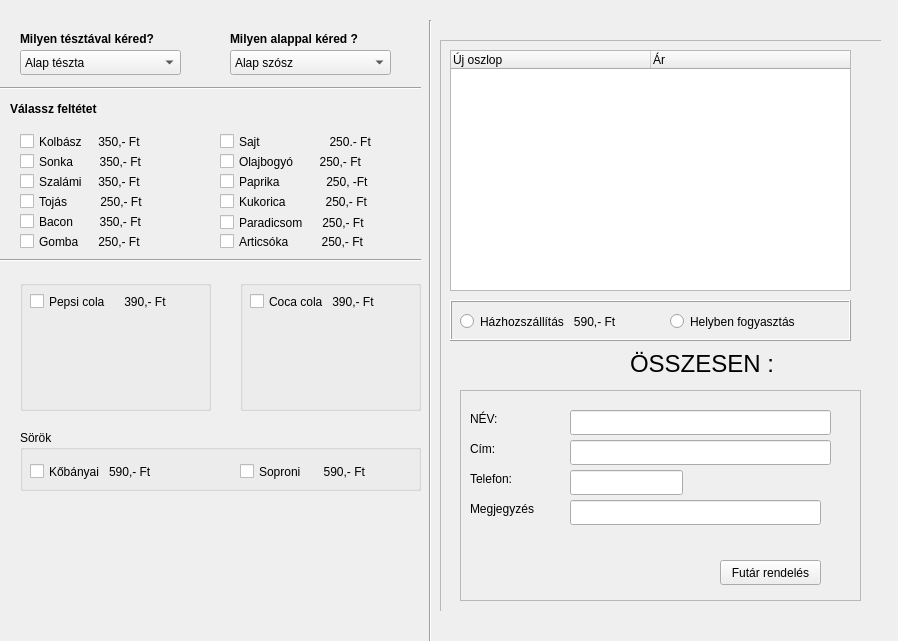
<?xml version="1.0" encoding="UTF-8"?>
<ui version="4.0">
 <class>PIZZA</class>
 <widget class="QWidget" name="PIZZA">
  <property name="geometry">
   <rect>
    <x>0</x>
    <y>0</y>
    <width>898</width>
    <height>641</height>
   </rect>
  </property>
  <property name="windowTitle">
   <string>Form</string>
  </property>
  <widget class="QLabel" name="label_teszta">
   <property name="geometry">
    <rect>
     <x>20</x>
     <y>30</y>
     <width>181</width>
     <height>17</height>
    </rect>
   </property>
   <property name="font">
    <font>
     <weight>75</weight>
     <bold>true</bold>
    </font>
   </property>
   <property name="text">
    <string>Milyen tésztával kéred?</string>
   </property>
  </widget>
  <widget class="QComboBox" name="comboBox">
   <property name="geometry">
    <rect>
     <x>20</x>
     <y>50</y>
     <width>161</width>
     <height>25</height>
    </rect>
   </property>
   <item>
    <property name="text">
     <string>Alap tészta</string>
    </property>
   </item>
   <item>
    <property name="text">
     <string>Vékony tészta</string>
    </property>
   </item>
   <item>
    <property name="text">
     <string>Vastag tészta</string>
    </property>
   </item>
   <item>
    <property name="text">
     <string>Sajt szélű tészta</string>
    </property>
   </item>
   <item>
    <property name="text">
     <string>Bacon szélű tészta</string>
    </property>
   </item>
  </widget>
  <widget class="QLabel" name="label_alap">
   <property name="geometry">
    <rect>
     <x>230</x>
     <y>30</y>
     <width>181</width>
     <height>17</height>
    </rect>
   </property>
   <property name="font">
    <font>
     <weight>75</weight>
     <bold>true</bold>
    </font>
   </property>
   <property name="text">
    <string>Milyen alappal kéred ?</string>
   </property>
  </widget>
  <widget class="QComboBox" name="comboBox_2">
   <property name="geometry">
    <rect>
     <x>230</x>
     <y>50</y>
     <width>161</width>
     <height>25</height>
    </rect>
   </property>
   <item>
    <property name="text">
     <string>Alap szósz</string>
    </property>
   </item>
   <item>
    <property name="text">
     <string>Paradicsomos alap</string>
    </property>
   </item>
   <item>
    <property name="text">
     <string>Tejszínes alap</string>
    </property>
   </item>
   <item>
    <property name="text">
     <string>Csípős alap</string>
    </property>
   </item>
  </widget>
  <widget class="Line" name="line">
   <property name="geometry">
    <rect>
     <x>0</x>
     <y>80</y>
     <width>421</width>
     <height>16</height>
    </rect>
   </property>
   <property name="orientation">
    <enum>Qt::Horizontal</enum>
   </property>
  </widget>
  <widget class="Line" name="line_2">
   <property name="geometry">
    <rect>
     <x>420</x>
     <y>20</y>
     <width>20</width>
     <height>631</height>
    </rect>
   </property>
   <property name="orientation">
    <enum>Qt::Vertical</enum>
   </property>
  </widget>
  <widget class="QLabel" name="label_teszta_2">
   <property name="geometry">
    <rect>
     <x>10</x>
     <y>100</y>
     <width>181</width>
     <height>17</height>
    </rect>
   </property>
   <property name="font">
    <font>
     <weight>75</weight>
     <bold>true</bold>
    </font>
   </property>
   <property name="text">
    <string>Válassz feltétet</string>
   </property>
  </widget>
  <widget class="QCheckBox" name="checkBox">
   <property name="geometry">
    <rect>
     <x>20</x>
     <y>130</y>
     <width>151</width>
     <height>23</height>
    </rect>
   </property>
   <property name="text">
    <string>Kolbász     350,- Ft</string>
   </property>
  </widget>
  <widget class="QCheckBox" name="checkBox_2">
   <property name="geometry">
    <rect>
     <x>20</x>
     <y>150</y>
     <width>141</width>
     <height>23</height>
    </rect>
   </property>
   <property name="text">
    <string>Sonka        350,- Ft</string>
   </property>
  </widget>
  <widget class="QCheckBox" name="checkBox_3">
   <property name="geometry">
    <rect>
     <x>20</x>
     <y>170</y>
     <width>141</width>
     <height>23</height>
    </rect>
   </property>
   <property name="text">
    <string>Szalámi     350,- Ft</string>
   </property>
  </widget>
  <widget class="QCheckBox" name="checkBox_4">
   <property name="geometry">
    <rect>
     <x>20</x>
     <y>190</y>
     <width>141</width>
     <height>23</height>
    </rect>
   </property>
   <property name="text">
    <string>Tojás          250,- Ft</string>
   </property>
  </widget>
  <widget class="QCheckBox" name="checkBox_5">
   <property name="geometry">
    <rect>
     <x>220</x>
     <y>230</y>
     <width>181</width>
     <height>23</height>
    </rect>
   </property>
   <property name="text">
    <string>Articsóka          250,- Ft</string>
   </property>
  </widget>
  <widget class="QCheckBox" name="checkBox_6">
   <property name="geometry">
    <rect>
     <x>20</x>
     <y>230</y>
     <width>141</width>
     <height>23</height>
    </rect>
   </property>
   <property name="text">
    <string>Gomba      250,- Ft</string>
   </property>
  </widget>
  <widget class="QCheckBox" name="checkBox_7">
   <property name="geometry">
    <rect>
     <x>220</x>
     <y>130</y>
     <width>181</width>
     <height>23</height>
    </rect>
   </property>
   <property name="text">
    <string>Sajt                     250.- Ft</string>
   </property>
  </widget>
  <widget class="QCheckBox" name="checkBox_8">
   <property name="geometry">
    <rect>
     <x>220</x>
     <y>150</y>
     <width>181</width>
     <height>23</height>
    </rect>
   </property>
   <property name="text">
    <string>Olajbogyó        250,- Ft</string>
   </property>
  </widget>
  <widget class="QCheckBox" name="checkBox_9">
   <property name="geometry">
    <rect>
     <x>220</x>
     <y>170</y>
     <width>191</width>
     <height>23</height>
    </rect>
   </property>
   <property name="text">
    <string>Paprika              250, -Ft</string>
   </property>
  </widget>
  <widget class="QCheckBox" name="checkBox_10">
   <property name="geometry">
    <rect>
     <x>220</x>
     <y>190</y>
     <width>181</width>
     <height>23</height>
    </rect>
   </property>
   <property name="text">
    <string>Kukorica            250,- Ft</string>
   </property>
  </widget>
  <widget class="QCheckBox" name="checkBox_11">
   <property name="geometry">
    <rect>
     <x>220</x>
     <y>212</y>
     <width>181</width>
     <height>21</height>
    </rect>
   </property>
   <property name="text">
    <string>Paradicsom      250,- Ft</string>
   </property>
  </widget>
  <widget class="QCheckBox" name="checkBox_12">
   <property name="geometry">
    <rect>
     <x>20</x>
     <y>210</y>
     <width>151</width>
     <height>23</height>
    </rect>
   </property>
   <property name="text">
    <string>Bacon        350,- Ft</string>
   </property>
  </widget>
  <widget class="QGroupBox" name="groupBox_2">
   <property name="geometry">
    <rect>
     <x>20</x>
     <y>430</y>
     <width>401</width>
     <height>61</height>
    </rect>
   </property>
   <property name="title">
    <string>Sörök</string>
   </property>
   <widget class="QCheckBox" name="checkBox_15">
    <property name="geometry">
     <rect>
      <x>10</x>
      <y>30</y>
      <width>151</width>
      <height>23</height>
     </rect>
    </property>
    <property name="text">
     <string>Kőbányai   590,- Ft</string>
    </property>
   </widget>
   <widget class="QCheckBox" name="checkBox_16">
    <property name="geometry">
     <rect>
      <x>220</x>
      <y>30</y>
      <width>151</width>
      <height>23</height>
     </rect>
    </property>
    <property name="text">
     <string>Soproni       590,- Ft</string>
    </property>
   </widget>
  </widget>
  <widget class="Line" name="line_3">
   <property name="geometry">
    <rect>
     <x>-10</x>
     <y>250</y>
     <width>431</width>
     <height>20</height>
    </rect>
   </property>
   <property name="orientation">
    <enum>Qt::Horizontal</enum>
   </property>
  </widget>
  <widget class="QGroupBox" name="groupBox_3">
   <property name="geometry">
    <rect>
     <x>20</x>
     <y>280</y>
     <width>191</width>
     <height>131</height>
    </rect>
   </property>
   <property name="font">
    <font>
     <italic>false</italic>
    </font>
   </property>
   <property name="title">
    <string/>
   </property>
   <property name="flat">
    <bool>true</bool>
   </property>
   <property name="checkable">
    <bool>false</bool>
   </property>
   <property name="checked">
    <bool>false</bool>
   </property>
   <widget class="QLabel" name="label">
    <property name="enabled">
     <bool>true</bool>
    </property>
    <property name="geometry">
     <rect>
      <x>40</x>
      <y>40</y>
      <width>111</width>
      <height>71</height>
     </rect>
    </property>
    <property name="text">
     <string/>
    </property>
    <property name="pixmap">
     <pixmap>pepsi.png</pixmap>
    </property>
    <property name="scaledContents">
     <bool>true</bool>
    </property>
   </widget>
   <widget class="QCheckBox" name="checkBox_14">
    <property name="geometry">
     <rect>
      <x>10</x>
      <y>10</y>
      <width>161</width>
      <height>23</height>
     </rect>
    </property>
    <property name="text">
     <string>Pepsi cola      390,- Ft</string>
    </property>
   </widget>
  </widget>
  <widget class="QGroupBox" name="groupBox_4">
   <property name="geometry">
    <rect>
     <x>240</x>
     <y>280</y>
     <width>181</width>
     <height>131</height>
    </rect>
   </property>
   <property name="title">
    <string/>
   </property>
   <property name="checkable">
    <bool>false</bool>
   </property>
   <property name="checked">
    <bool>false</bool>
   </property>
   <widget class="QLabel" name="label_2">
    <property name="enabled">
     <bool>true</bool>
    </property>
    <property name="geometry">
     <rect>
      <x>40</x>
      <y>40</y>
      <width>91</width>
      <height>81</height>
     </rect>
    </property>
    <property name="text">
     <string/>
    </property>
    <property name="pixmap">
     <pixmap>coca.png</pixmap>
    </property>
    <property name="scaledContents">
     <bool>true</bool>
    </property>
   </widget>
   <widget class="QCheckBox" name="checkBox_13">
    <property name="geometry">
     <rect>
      <x>10</x>
      <y>10</y>
      <width>151</width>
      <height>23</height>
     </rect>
    </property>
    <property name="text">
     <string>Coca cola   390,- Ft</string>
    </property>
    <property name="tristate">
     <bool>false</bool>
    </property>
   </widget>
  </widget>
  <widget class="QFrame" name="frame_hazhozszallitas">
   <property name="enabled">
    <bool>true</bool>
   </property>
   <property name="geometry">
    <rect>
     <x>460</x>
     <y>390</y>
     <width>401</width>
     <height>211</height>
    </rect>
   </property>
   <property name="frameShape">
    <enum>QFrame::StyledPanel</enum>
   </property>
   <property name="frameShadow">
    <enum>QFrame::Raised</enum>
   </property>
   <widget class="QLabel" name="label_3">
    <property name="geometry">
     <rect>
      <x>10</x>
      <y>20</y>
      <width>66</width>
      <height>17</height>
     </rect>
    </property>
    <property name="text">
     <string>NÉV: </string>
    </property>
   </widget>
   <widget class="QLineEdit" name="lineEdit">
    <property name="geometry">
     <rect>
      <x>110</x>
      <y>20</y>
      <width>261</width>
      <height>25</height>
     </rect>
    </property>
   </widget>
   <widget class="QLineEdit" name="lineEdit_2">
    <property name="geometry">
     <rect>
      <x>110</x>
      <y>50</y>
      <width>261</width>
      <height>25</height>
     </rect>
    </property>
   </widget>
   <widget class="QLineEdit" name="lineEdit_3">
    <property name="geometry">
     <rect>
      <x>110</x>
      <y>80</y>
      <width>113</width>
      <height>25</height>
     </rect>
    </property>
   </widget>
   <widget class="QLineEdit" name="lineEdit_4">
    <property name="geometry">
     <rect>
      <x>110</x>
      <y>110</y>
      <width>251</width>
      <height>25</height>
     </rect>
    </property>
   </widget>
   <widget class="QLabel" name="label_4">
    <property name="geometry">
     <rect>
      <x>10</x>
      <y>50</y>
      <width>66</width>
      <height>17</height>
     </rect>
    </property>
    <property name="text">
     <string>Cím:</string>
    </property>
   </widget>
   <widget class="QLabel" name="label_5">
    <property name="geometry">
     <rect>
      <x>10</x>
      <y>80</y>
      <width>66</width>
      <height>17</height>
     </rect>
    </property>
    <property name="text">
     <string>Telefon:</string>
    </property>
   </widget>
   <widget class="QLabel" name="label_6">
    <property name="geometry">
     <rect>
      <x>10</x>
      <y>110</y>
      <width>91</width>
      <height>17</height>
     </rect>
    </property>
    <property name="text">
     <string>Megjegyzés</string>
    </property>
   </widget>
   <widget class="QPushButton" name="pushButton">
    <property name="geometry">
     <rect>
      <x>260</x>
      <y>170</y>
      <width>101</width>
      <height>25</height>
     </rect>
    </property>
    <property name="text">
     <string>Futár rendelés</string>
    </property>
   </widget>
   <widget class="QLabel" name="label_7">
    <property name="geometry">
     <rect>
      <x>10</x>
      <y>150</y>
      <width>91</width>
      <height>51</height>
     </rect>
    </property>
    <property name="text">
     <string/>
    </property>
    <property name="pixmap">
     <pixmap>wolt.jpeg</pixmap>
    </property>
    <property name="scaledContents">
     <bool>true</bool>
    </property>
   </widget>
  </widget>
  <widget class="QStackedWidget" name="stackedWidget">
   <property name="enabled">
    <bool>true</bool>
   </property>
   <property name="geometry">
    <rect>
     <x>440</x>
     <y>20</y>
     <width>441</width>
     <height>591</height>
    </rect>
   </property>
   <property name="currentIndex">
    <number>0</number>
   </property>
   <widget class="QWidget" name="page">
    <widget class="QFrame" name="frame_2">
     <property name="geometry">
      <rect>
       <x>0</x>
       <y>20</y>
       <width>451</width>
       <height>581</height>
      </rect>
     </property>
     <property name="frameShape">
      <enum>QFrame::StyledPanel</enum>
     </property>
     <property name="frameShadow">
      <enum>QFrame::Raised</enum>
     </property>
     <widget class="QTableWidget" name="tableWidget">
      <property name="geometry">
       <rect>
        <x>10</x>
        <y>10</y>
        <width>401</width>
        <height>241</height>
       </rect>
      </property>
      <property name="sizePolicy">
       <sizepolicy hsizetype="Expanding" vsizetype="Expanding">
        <horstretch>0</horstretch>
        <verstretch>0</verstretch>
       </sizepolicy>
      </property>
      <property name="baseSize">
       <size>
        <width>200</width>
        <height>0</height>
       </size>
      </property>
      <property name="horizontalScrollBarPolicy">
       <enum>Qt::ScrollBarAlwaysOff</enum>
      </property>
      <attribute name="horizontalHeaderDefaultSectionSize">
       <number>200</number>
      </attribute>
      <column>
       <property name="text">
        <string>Új oszlop</string>
       </property>
       <property name="textAlignment">
        <set>AlignLeading|AlignVCenter</set>
       </property>
      </column>
      <column>
       <property name="text">
        <string>Ár</string>
       </property>
       <property name="textAlignment">
        <set>AlignLeading|AlignVCenter</set>
       </property>
      </column>
     </widget>
     <widget class="QLabel" name="label_total_price">
      <property name="geometry">
       <rect>
        <x>190</x>
        <y>310</y>
        <width>221</width>
        <height>28</height>
       </rect>
      </property>
      <property name="font">
       <font>
        <pointsize>18</pointsize>
       </font>
      </property>
      <property name="text">
       <string>ÖSSZESEN :  </string>
      </property>
     </widget>
     <widget class="QFrame" name="frame">
      <property name="geometry">
       <rect>
        <x>10</x>
        <y>260</y>
        <width>401</width>
        <height>41</height>
       </rect>
      </property>
      <property name="frameShape">
       <enum>QFrame::Box</enum>
      </property>
      <property name="frameShadow">
       <enum>QFrame::Raised</enum>
      </property>
      <property name="midLineWidth">
       <number>0</number>
      </property>
      <widget class="QRadioButton" name="radioButton_hazhozszallitas">
       <property name="geometry">
        <rect>
         <x>10</x>
         <y>10</y>
         <width>191</width>
         <height>23</height>
        </rect>
       </property>
       <property name="text">
        <string>Házhozszállítás   590,- Ft</string>
       </property>
      </widget>
      <widget class="QRadioButton" name="radioButton_Helyben">
       <property name="geometry">
        <rect>
         <x>220</x>
         <y>10</y>
         <width>171</width>
         <height>23</height>
        </rect>
       </property>
       <property name="text">
        <string>Helyben fogyasztás</string>
       </property>
      </widget>
     </widget>
    </widget>
   </widget>
   <widget class="QWidget" name="page_2">
    <widget class="QLabel" name="label_8">
     <property name="geometry">
      <rect>
       <x>50</x>
       <y>20</y>
       <width>331</width>
       <height>41</height>
      </rect>
     </property>
     <property name="font">
      <font>
       <pointsize>25</pointsize>
      </font>
     </property>
     <property name="text">
      <string>Pizzeria Napoletana</string>
     </property>
    </widget>
    <widget class="QLabel" name="label_9">
     <property name="geometry">
      <rect>
       <x>90</x>
       <y>60</y>
       <width>221</width>
       <height>20</height>
      </rect>
     </property>
     <property name="text">
      <string>1102 Budapest, Kőbányai út 30</string>
     </property>
    </widget>
    <widget class="QLabel" name="label_10">
     <property name="geometry">
      <rect>
       <x>80</x>
       <y>90</y>
       <width>261</width>
       <height>17</height>
      </rect>
     </property>
     <property name="text">
      <string>Házhoz szállított étel - NYUGTA</string>
     </property>
    </widget>
   </widget>
  </widget>
  <zorder>stackedWidget</zorder>
  <zorder>label_teszta</zorder>
  <zorder>comboBox</zorder>
  <zorder>label_alap</zorder>
  <zorder>comboBox_2</zorder>
  <zorder>line</zorder>
  <zorder>line_2</zorder>
  <zorder>label_teszta_2</zorder>
  <zorder>checkBox</zorder>
  <zorder>checkBox_2</zorder>
  <zorder>checkBox_3</zorder>
  <zorder>checkBox_4</zorder>
  <zorder>checkBox_5</zorder>
  <zorder>checkBox_6</zorder>
  <zorder>checkBox_7</zorder>
  <zorder>checkBox_8</zorder>
  <zorder>checkBox_9</zorder>
  <zorder>checkBox_10</zorder>
  <zorder>checkBox_11</zorder>
  <zorder>checkBox_12</zorder>
  <zorder>groupBox_2</zorder>
  <zorder>line_3</zorder>
  <zorder>groupBox_3</zorder>
  <zorder>groupBox_4</zorder>
  <zorder>frame_hazhozszallitas</zorder>
 </widget>
 <resources/>
 <connections/>
</ui>
